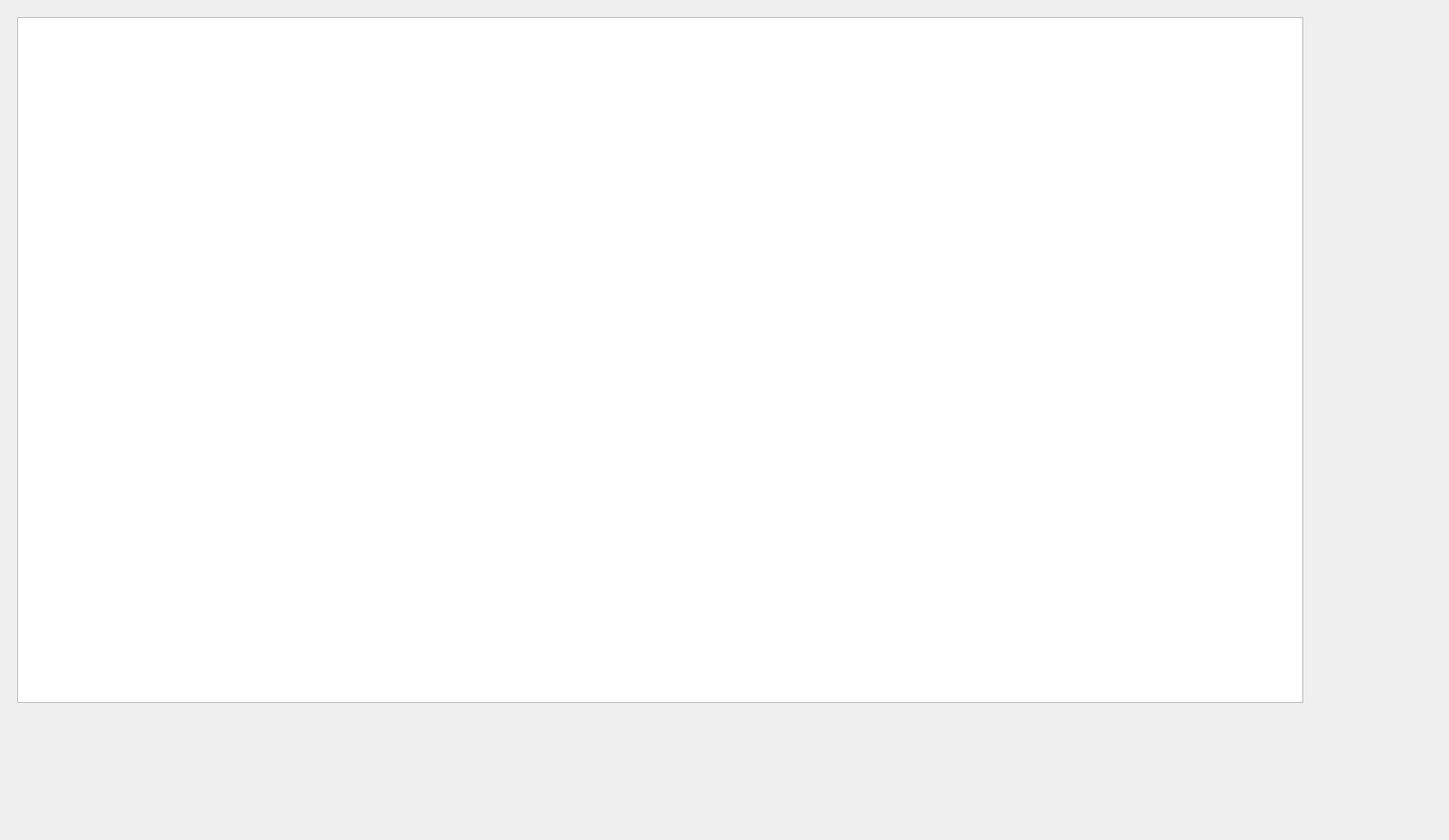
<?xml version="1.0" encoding="UTF-8"?>
<ui version="4.0">
 <class>Dialog_2_2_2</class>
 <widget class="QDialog" name="Dialog_2_2_2">
  <property name="geometry">
   <rect>
    <x>0</x>
    <y>0</y>
    <width>1690</width>
    <height>980</height>
   </rect>
  </property>
  <property name="windowTitle">
   <string>Dialog</string>
  </property>
  <widget class="QGraphicsView" name="graphicsView">
   <property name="geometry">
    <rect>
     <x>20</x>
     <y>20</y>
     <width>1500</width>
     <height>800</height>
    </rect>
   </property>
  </widget>
 </widget>
 <resources/>
 <connections/>
</ui>
